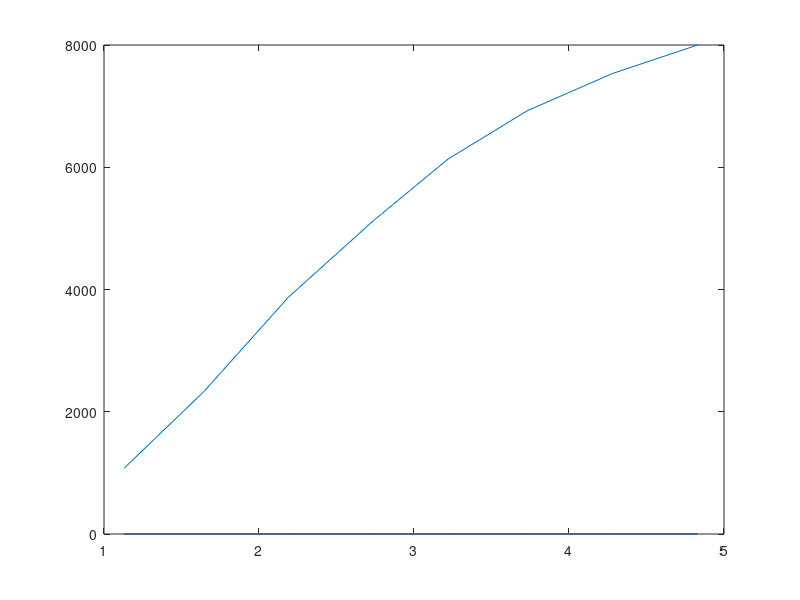
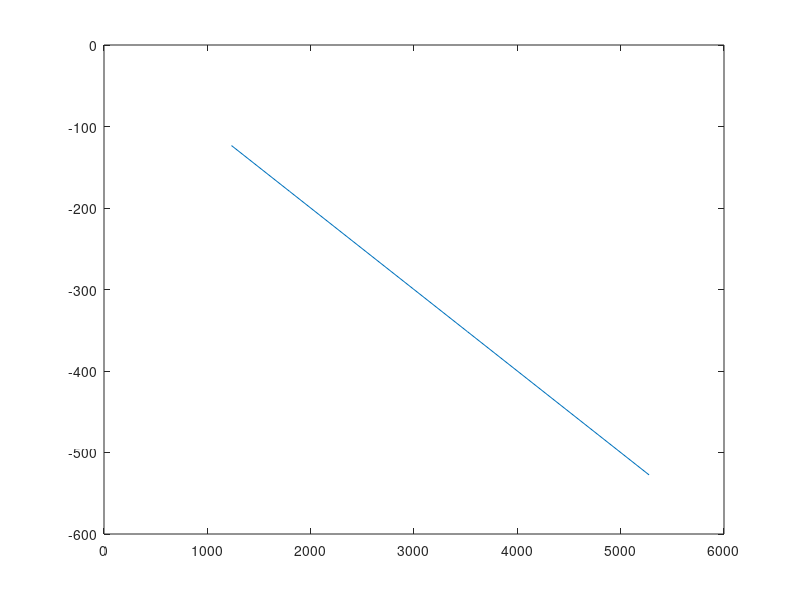

The MATLAB script that drew these images, in order:
mu_0 = 4*pi*1E-7; %Tm/A
k = 1.18;    %mu WB
D = 10;      

N_pri = 344;
N_sek = 130;

d = 6.6*1E-3;    %m
L = 315*1E-3;    %m

S_min = [-330.41 -407.85 -526.59 -831.18 -1001.55 -1058.34 -1104.80 -1419.72];
     
S_max = [-175.53 -72.28 30.98 -92.93 -118.74 -61.95 -20.65 -268.45];

I_array = [(1.03+1.23)/2 (1.51+1.78)/2 (2.05+2.33)/2 (2.60+2.88)/2 ...
           (3.08+3.36)/2 (3.56+3.90)/2 (4.18+4.38)/2 (4.66+5.00)/2]; %A

B_array = zeros(8);
H_array = zeros(8);
M_array = zeros(8); 

for i = 1:8
    A = pi*d*L;
    B_array(i) = k*D*(S_max(i)-S_min(i))/(2*N_sek*A);
    H_array(i) = N_pri*I_array(i)/L;
    M_array(i) = H_array(i)/-D;
end

figure(1)
plot(I_array, B_array)

figure(2)
plot(H_array, M_array)

